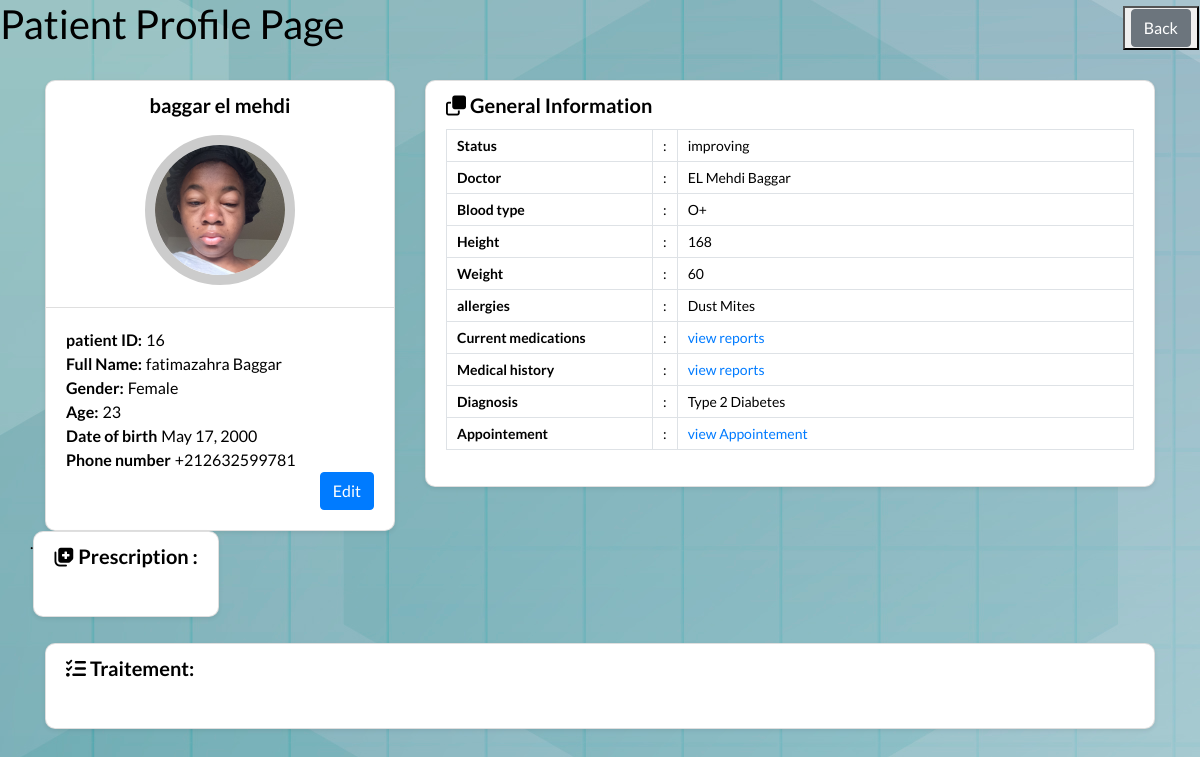
Page /Medi/patiens-list/16/ (signed in) on the committed database.
### Medi/models.py (models this page shows, shortened)
class Patient(models.Model):
    GENDER_CHOICES = [
        ('male', 'Male'),
        ('female', 'Female'),
        ('other', 'Other'),
    ]
    STATUS_CHOICES = [
        ('stable', 'Stable'),
        ('improving', 'Improving'),
        ('critical', 'Critical'),
    ]
    BLOOD_TYPE_CHOICES = [
        ('A+', 'A+'),
        ('A-', 'A-'),
        ('B+', 'B+'),
        ('B-', 'B-'),
        ('AB+', 'AB+'),
        ('AB-', 'AB-'),
        ('O+', 'O+'),
        ('O-', 'O-'),
    ]
    ALLERGIES_CHOICES = [
        ('Pollen', 'Pollen'),
        ('Dust Mites', 'Dust Mites'),
        ('Pet Dander', 'Pet Dander'),
        ('Mold', 'Mold'),
        ('Food Allergies', 'Food Allergies'),
        ('Insect Sting Allergies', 'Insect Sting Allergies'),
        ('Medication Allergies', 'Medication Allergies'),
        ('Latex Allergy', 'Latex Allergy'),
        ('Cockroach Allergy', 'Cockroach Allergy'),
        ('Other', 'Other'),
    ]
    DIAGNOSIS_CHOICES = [
        ('Hypertension (High Blood Pressure)', 'Hypertension (High Blood Pressure)'),
        ('Type 2 Diabetes', 'Type 2 Diabetes'),
        ('Asthma', 'Asthma'),
        ('Allergic Rhinitis', 'Allergic Rhinitis'),
        ('Migraine', 'Migraine'),
        ('Depression', 'Depression'),
        ('Anxiety Disorder', 'Anxiety Disorder'),
        ('Obesity', 'Obesity'),
        ('Chronic Obstructive Pulmonary Disease (COPD)', 'Chronic Obstructive Pulmonary Disease (COPD)'),
        ('Coronary Artery Disease', 'Coronary Artery Disease'),
        ('Hyperthyroidism', 'Hyperthyroidism'),
        ('Hypothyroidism', 'Hypothyroidism'),
        ('Gastroesophageal Reflux Disease (GERD)', 'Gastroesophageal Reflux Disease (GERD)'),
        ('Rheumatoid Arthritis', 'Rheumatoid Arthritis'),
        ('Osteoarthritis', 'Osteoarthritis'),
        ('Eczema', 'Eczema'),
        ('Psoriasis', 'Psoriasis'),
        ('Celiac Disease', 'Celiac Disease'),
        ('Irritable Bowel Syndrome (IBS)', 'Irritable Bowel Syndrome (IBS)'),
        ('Chronic Kidney Disease', 'Chronic Kidney Disease'),
        ('Stroke', 'Stroke'),
        ('Alzheimer\'s Disease', 'Alzheimer\'s Disease'),
        ('Multiple Sclerosis', 'Multiple Sclerosis'),
        ('HIV/AIDS', 'HIV/AIDS'),
        ('Cancer', 'Cancer'),
    ]
    first_name = models.CharField(max_length=100)
    last_name = models.CharField(max_length=100)
    age = models.PositiveIntegerField()
    gender = models.CharField(max_length=10, choices=GENDER_CHOICES, default='Male')
    email = models.EmailField()
    phone = models.CharField(max_length=15)
    photo = models.ImageField(upload_to='media/', blank=True, null=True)
    status = models.CharField(max_length=20, choices=STATUS_CHOICES)
    blood_type = models.CharField(max_length=5, choices=BLOOD_TYPE_CHOICES, default='A+')
    height = models.PositiveIntegerField(default=170)
    weight = models.PositiveIntegerField(default=100)
    allergies = models.CharField(max_length=50, choices=ALLERGIES_CHOICES, default='Other')
    diagnosis = models.CharField(max_length=100, choices=DIAGNOSIS_CHOICES, default='Hypertension')
    doctor_id = models.PositiveIntegerField(default=1)
    address = models.CharField(max_length=200)
    date_of_birth = models.DateField(default='2001-04-20')
    prescription = models.TextField(blank=True, null=True, default='')
    traitement = models.TextField(blank=True, null=True, default='')
    medication = models.TextField(blank=True, null=True, default='')

### accounts/models.py (models this page shows)
class Doctor(AbstractUser):
    GENDER_CHOICES = [
        ('male', 'Male'),
        ('female', 'Female'),
        ('other', 'Other'),
    ]
    SPECIALITY_CHOICES = [
        ('gp', 'General Practitioner (GP)'),
        ('pediatrician', 'Pediatrician'),
        ('obgyn', 'Obstetrician/Gynecologist (OB/GYN)'),
        ('dermatologist', 'Dermatologist'),
        ('orthopedic_surgeon', 'Orthopedic Surgeon'),
        ('cardiologist', 'Cardiologist'),
        ('psychiatrist', 'Psychiatrist'),
    ]
    speciality = models.CharField(max_length=100, choices=SPECIALITY_CHOICES)
    gender = models.CharField(max_length=10, choices=GENDER_CHOICES)
    bio = models.TextField(null=True,default='')
    phone = models.CharField(max_length=20,default='')
    date_of_birth = models.DateField(default='2001-04-20')
    hospital = models.TextField(null=True, default='MediClinic')
    experience = models.TextField(null=True,default='')
    working_hours = models.CharField(max_length=100)
    photo = models.ImageField(upload_to='media/', blank=True, null=True)
    groups = models.ManyToManyField(
        Group,
        verbose_name='groups',
        blank=True,
        help_text='The groups this user belongs to.',
        related_name='doctor_set',  # Use a unique related_name
        related_query_name='user'
    )
    user_permissions = models.ManyToManyField(
        Permission,
        verbose_name='user permissions',
        blank=True,
        help_text='Specific permissions for this user.',
        related_name='doctor_set',  # Use a unique related_name
        related_query_name='user'
    )

### Medi/views.py (the view)
# urls.py: path('patiens-list/<int:patient_id>/', views.patient_full, name='patient-full'),
@login_required
def patient_full(request, patient_id):
    patient = get_object_or_404(Patient, pk=patient_id)
    if patient.doctor_id:
        doctor = get_object_or_404(Doctor, id=patient.doctor_id)
    else:
        doctor = None
    return render(request, 'patient-full.html',{'patient': patient, 'doctor': doctor})

### Medi/templates/patient-full.html (shortened to what this page needs)
{% load static%}
<!DOCTYPE html>
<html lang="en">
<head>
    <link href="https://fonts.googleapis.com/css?family=Lato:300,400,700,900&display=swap" rel="stylesheet"><link rel='stylesheet' href='https://cdnjs.cloudflare.com/ajax/libs/twitter-bootstrap/4.1.3/css/bootstrap.min.css'>
    <link rel='stylesheet' href='https://cdnjs.cloudflare.com/ajax/libs/font-awesome/5.12.1/css/all.min.css'>
    <link rel="stylesheet" href="https://cdnjs.cloudflare.com/ajax/libs/font-awesome/5.15.4/css/all.min.css"/>
    <link rel="stylesheet" href="https://cdnjs.cloudflare.com/ajax/libs/font-awesome/6.4.0/css/all.min.css">
    <link rel="stylesheet" href="https://cdnjs.cloudflare.com/ajax/libs/font-awesome/4.7.0/css/font-awesome.min.css">
    <link rel="stylesheet" href="{% static 'css/patient-full.css' %}">
</head>
<body>
<header class="ScriptHeader">
    <div class="rt-container">
    	<div class="col-rt-12">
        	<div class="rt-heading">
            	<h1>Patient Profile Page</h1>
               <button>
                    {% if user.is_superuser %}
                        <a href="{% url 'home' %}" class="btn btn-secondary">Back</a>
                    {% else %}
                        <a href="{% url 'doctor-patient-list' %}" class="btn btn-secondary">Back</a>
                    {% endif %}
                </button>
            </div>
        </div>
    </div>
</header>
<section>
    <div class="rt-container">
          <div class="col-rt-12">
              <div class="Scriptcontent">
<div class="student-profile py-4">
  <div class="container">
    <div class="row">
      <div class="col-lg-4">
        <div class="card shadow-sm">
          <div class="card-header bg-transparent text-center">
              <h3>baggar el mehdi</h3>
              {% if patient.photo  %}
                    <img class="profile_img" src="{{ patient.photo.url }}" alt="student dp">
              {% else %}
                    <img class="profile_img" src="{% static 'images/img.jpeg' %}" alt="default dp">
              {% endif %}
          </div>
          <div class="card-body">
            <p class="mb-0"><strong class="pr-1">patient ID:</strong>{{ patient.id }}</p>
            <p class="mb-0"><strong class="pr-1">Full Name:</strong>{{ patient.first_name}} {{ patient.last_name }}</p>
            <p class="mb-0"><strong class="pr-1">Gender:</strong>{{ patient.gender }}</p>
            <p class="mb-0"><strong class="pr-1">Age:</strong>{{ patient.age }}</p>
            <p class="mb-0"><strong class="pr-1">Date of birth</strong>{{ patient.date_of_birth }}</p>
            <p class="mb-0"><strong class="pr-1">Phone number</strong>{{ patient.phone }}</p>
            <a href="{% url 'edit_patient' patient.id %}" class="btn btn-primary float-right">Edit</a>
          </div>
        </div>
      </div>
      <div class="col-lg-8">
        <div class="card shadow-sm">
          <div class="card-header bg-transparent border-0">
            <h3 class="mb-0"><i class="far fa-clone pr-1"></i>General Information</h3>
          </div>
          <div class="card-body pt-0">
            <table class="table table-bordered">
              <tr>
                <th width="30%">Status</th>
                <td width="2%">:</td>
                <td>{{ patient.status }}</td>
              </tr>
              <tr>
                 <th width="30%">Doctor</th>
                 <td width="2%">:</td>
                 {% if doctor %}
                 <td>{{ doctor.first_name }} {{ doctor.last_name }}</td>
                 {% else %}
                    No Doctor Assigned
                 {% endif %}
              </tr>
              <tr>
                <th width="30%">Blood type</th>
                <td width="2%">:</td>
                <td>{{ patient.blood_type }}</td>
              </tr>
              <tr>
                <th width="30%">Height	</th>
                <td width="2%">:</td>
                <td>{{ patient.height }}</td>
              </tr>
              <tr>
                <th width="30%">Weight</th>
                <td width="2%">:</td>
                <td>{{ patient.weight }}</td>
              </tr>
              <tr>
                <th width="30%">allergies </th>
                <td width="2%">:</td>
                <td>{{ patient.allergies }}</td>
              </tr>
              <tr>
                <th width="30%">Current medications</th>
                <td width="2%">:</td>
                <td><a href="#">view reports</a></td>
              </tr>
              <tr>
                <th width="30%">Medical history</th>
                <td width="2%">:</td>
                <td><a href="#">view reports</a></td>
              </tr>
              <tr>
                <th width="30%">Diagnosis</th>
                <td width="2%">:</td>
                <td>{{ patient.diagnosis }}</td>
              </tr>
              <tr>
                <th width="30%">Appointement</th>
                <td width="2%">:</td>
                <td><a href="">view Appointement</a></td>
              </tr>
            </table>
        </div>
    </div>
</div>
<div>
    .
</div>
<div class="card shadow-sm">
<div class="card-header bg-transparent border-0">
  <h3 class="mb-0"><i class="fa-solid fa-notes-medical"></i></i> Prescription :</h3>
</div>
<div class="card-body pt-0">
</div>
</div>
</div>
          <div style="height: 26px"></div>
        <div class="card shadow-sm">
          <div class="card-header bg-transparent border-0">
            <h3 class="mb-0"><i class="fa-solid fa-list-check"></i> Traitement:</h3>
          </div>
          <div class="card-body pt-0">
          </div>
        </div>
      </div>
    </div>
  </div>
</div>
    		</div>
</section>
	</body>
</html>

### static/css/patient-full.css (style rules this page uses)
body { background-image: url(../images/61805.jpg); padding: 0; margin: 0; font-family: 'Lato', sans-serif; color: #000; }
.student-profile .card { border-radius: 10px; }
.rt-heading button { position: absolute; right: 0; margin: -50px 1px; color: rgb(110, 109, 109); cursor: pointer; }
.student-profile .card .card-header .profile_img { width: 150px; height: 150px; object-fit: cover; margin: 10px auto; border: 10px solid #ccc; border-radius: 50%; }
.student-profile .card h3 { font-size: 20px; font-weight: 700; }
.student-profile .card p { font-size: 16px; color: #000; }
.student-profile .table th, .student-profile .table td { font-size: 14px; padding: 5px 10px; color: #000; }

### rows in the picture
Patient: photo (picture), id "16", first_name "fatimazahra", last_name "Baggar", gender "Female", age "23", date_of_birth "May 17, 2000", phone "+212632599781", status "improving", blood_type "O+", height "168", weight "60", allergies "Dust Mites", diagnosis "Type 2 Diabetes"
Doctor: first_name "EL Mehdi", last_name "Baggar"
